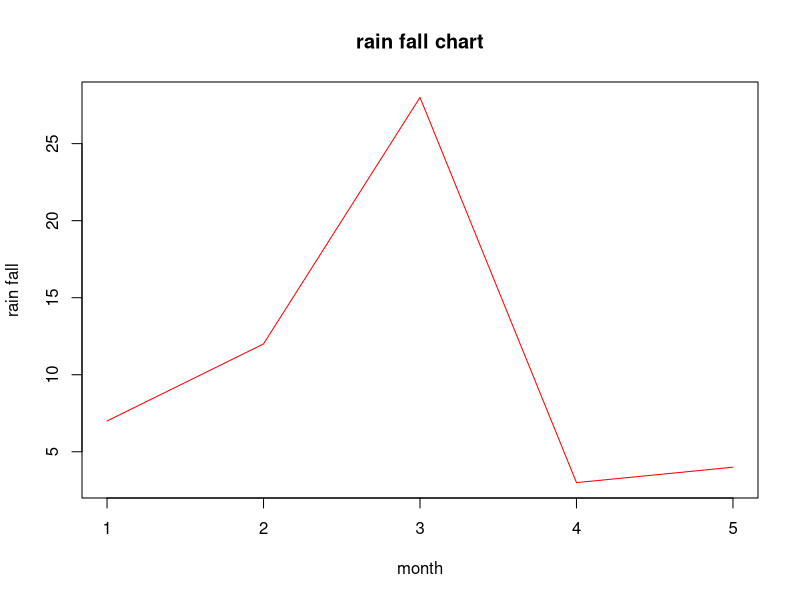

This figure's R source: (Note: this script raises an error after producing the figure.)
v<-c(7,12,28,3,4)
t<-c(14,7,6,19,67)
a<-5
b<-15
c<-(a+b)
print(c)
v<-c(7,12,28,3,4)
t<-c(14,7,6,19,67)
d<-(v+t)
print(d)
#plot the pie chart 
plot(v,type="l",col="red",xlab="month",ylab="rain fall" , main="rain fall chart")
lines(t,type="0",col="lightblue")
hist(mtcars$mpg)
hist(mtcars$mpg,breaks=3,col="pink")
ls()
rm(c)
a<-c(120,350,1250,245,988)
print(max(a))
v<-c(1,2,3)
names(v)=c("first","second","tail")
v["first"]
print(v["first"])
log(12)
sqrt(25)
ceiling(2.1)
floor(2.9)
round(5.9)
pi
Mymatrix<-matrix(c(1:25),nrow=5,ncol=5,byrow=TRUE)
print(Mymatrix)
m1<-matrix(c(11,12,13,14,15),nrow=2,byrow=TRUE)
m2<-matrix(c(21,2,23,24,25),nrow=2,byrow=TRUE)
m3<-matrix(m1+m2)
print(m3)
m4<-matrix(m2-m1)
print(m4)
m5<-m1*m2
print(m5)
M1 <- matrix(c(9,8,7,6,5,4,3,2,1), nrow = 2, byrow = FALSE)
tranmatrix <- t(M1)
print(tranmatrix)
a<-array(c('a<-green','yellow'))
print(a)
#list
listdata<-list("green","red",c(21,32,11),TRUE,24.5,11)
print(listdata)
names(listdata) <- c("1st quarter", "A_matrix", "A innerlist", "2nd quarter")
listdata[4] <- NULL
#DATA FRAME 
emp_id <- c(100:104)
emp_name <- c("pavithra", "anjali", "sound", "abi", "kavi")
dept <- c("sales", "finance", "marketing", "HR", "R&D")
emp.data <- data.frame(emp_id, emp_name, dept)
print(emp.data)
#create the vectors for data frame 
height <- c(132,151,162,139,166,147,122)
weight <- c(48,49,50,66,67,45,52)
gender <- c("male","female","female","female","male","female","male")

input_data <- data.frame(height, weight, gender)
print(input_data)
x<-10
y<-"R"
z<-TRUE
c<-2+3
class(x)
class(y)
class(z)
class(c)
v<-c(10,20,30)
sum(v)
mean(v)
max(v)
